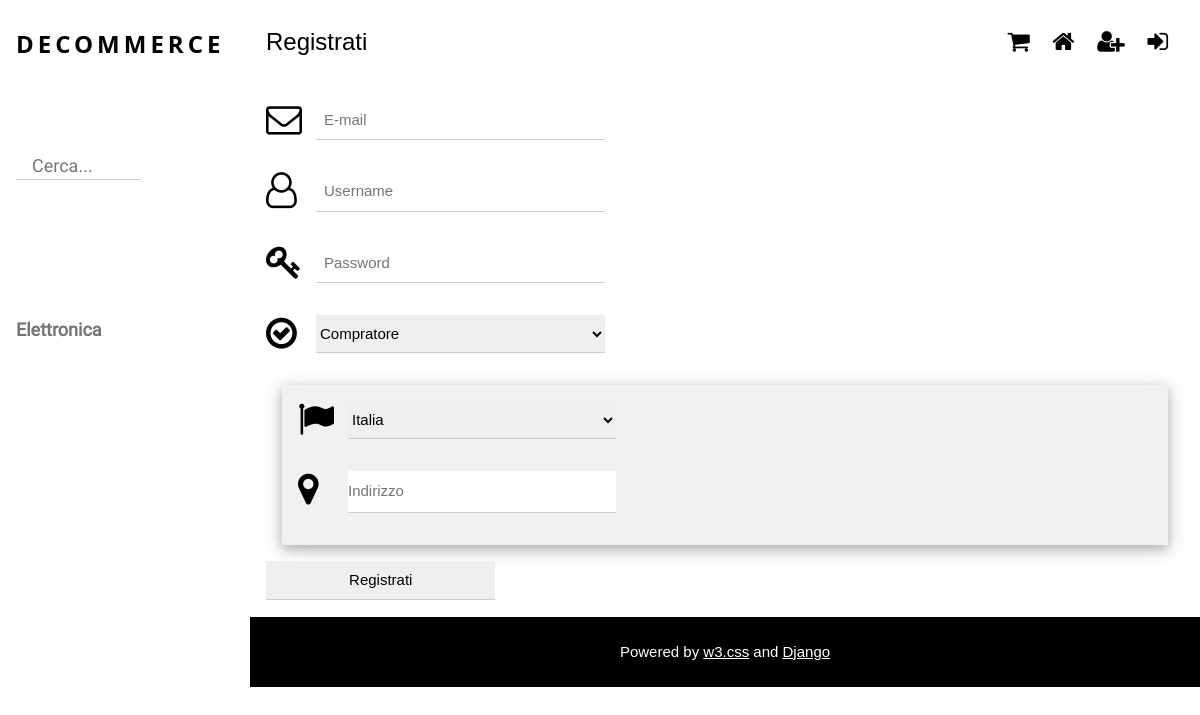
Page /register/ on the earlier database version.
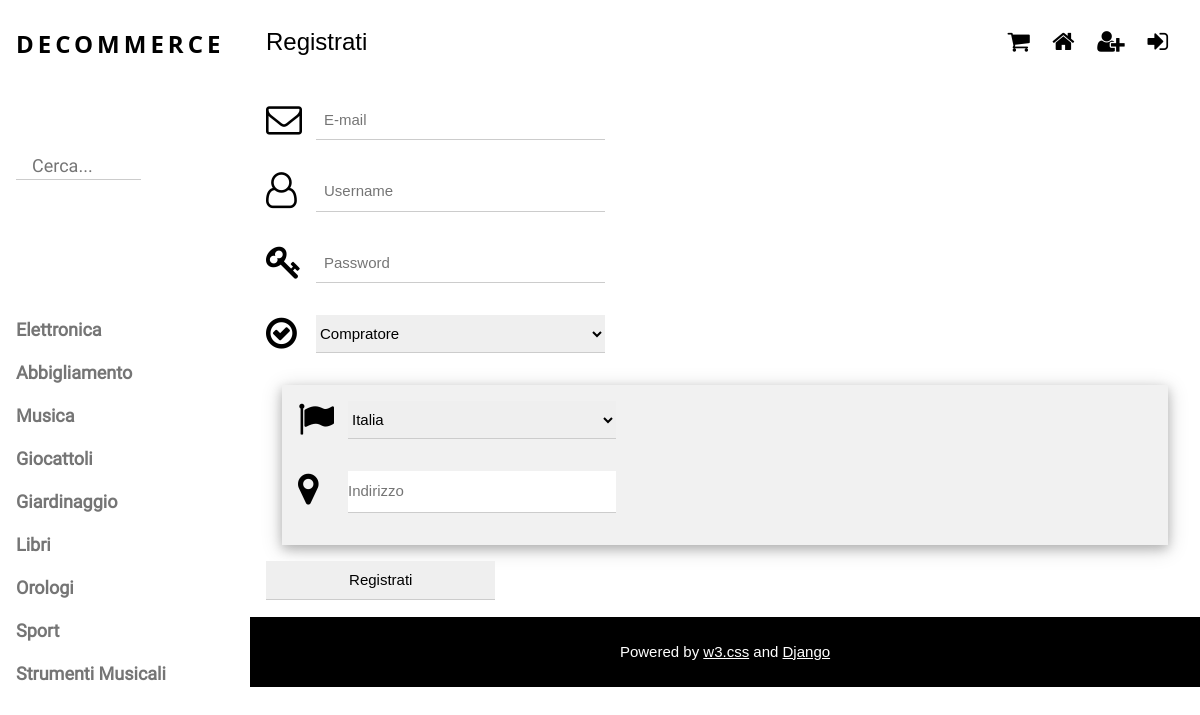
Same page on the later database version.
### decommerce/models.py (models this page shows, shortened)
class Category(models.Model):
    name = models.CharField(max_length=50, unique= True, blank= False)
    class Meta:
        verbose_name = _('category')

### decommerce/views.py (the view)
# urls.py: url(r'^register/$', views.register, name = 'register'),
def register(request):
    if request.method == 'POST':
        register_form = RegisterForm(request.POST)
        if register_form.is_valid():
            data = register_form.cleaned_data
            if User.objects.filter(email = data['mail']).exists():
                return render(request, 'decommerce/register.html', context={'form':register_form, 'categories':Category.objects.all(),
                        'registration_error':'Questo indirizzo email è già in uso'})
            try:
                user = User.objects.create_user(username=data['username'], email=data['mail'], password=data['password'])
            except IntegrityError as e:
                return render(request, 'decommerce/register.html', context={'form':register_form, 'categories':Category.objects.all(),
                    'registration_error':e.__cause__})
            if data['type'] == 'Compratore':
                userProfile = UserProfile(user = user, nationality= data['nationality'], address= data['address'])
                userProfile.save()
            elif data['type'] == 'Venditore':
                sellerProfile = SellerProfile(user = user, store_name = data['store_name'])
                sellerProfile.save()
            login(request, user)
            return HttpResponseRedirect('/')
        else:
            return render(request, 'decommerce/register.html', context={'form':register_form, 'categories':Category.objects.all(),
                'registration_error':register_form.errors})
    else:
        register_form = RegisterForm()
        categories = Category.objects.all()
        return render(request, 'decommerce/register.html', context={'form':register_form, 'categories':categories})

### decommerce/templates/decommerce/register.html (shortened to what this page needs)
{% extends 'decommerce/base.html' %}
{% block top_title %}Registrati{% endblock %}
{% block content %}
    <section class="w3-container w3-margin-bottom">
        <form method="post">
            <div class="w3-row w3-section">
                <div class="w3-col" style="width: 50px;"><i class="w3-xxlarge fa fa-envelope-o"></i></div>
                <div class="w3-rest">
                    {{ form.mail }}
                </div>
            </div>
            <div class="w3-row w3-section">
                <div class="w3-col" style="width: 50px;"><i class="w3-xxlarge fa fa-user-o"></i></div>
                <div class="w3-rest">
                    {{ form.username }}
                </div>
            </div>
            <div class="w3-row w3-section">
                <div class="w3-col" style="width: 50px;"><i class="w3-xxlarge fa fa-key"></i></div>
                <div class="w3-rest">
                    {{ form.password }}
                </div>
            </div>
            <div class="w3-row w3-section">
                <div class="w3-col" style="width: 50px;"><i class="w3-xxlarge fa fa-check-circle-o"></i></div>
                <div class="w3-rest">
                    {{ form.type }}
                </div>
            </div>
            <div id="divCompratore" class="w3-container w3-card-4 w3-light-grey w3-text-black w3-margin">
                <div class="w3-row w3-section">
                    <div class="w3-col" style="width: 50px;"><i class="w3-xxlarge fa fa-flag"></i></div>
                    <div class="w3-rest">
                        {{ form.nationality }}
                    </div>
                </div>
                <div class="w3-row w3-section">
                    <div class="w3-col" style="width: 50px;"><i class="w3-xxlarge fa fa-map-marker"></i></div>
                    <div class="w3-rest">
                        {{ form.address }}
                    </div>
                </div>
            </div>
            <input class="w3-input w3-quarter" type="submit" value="Registrati">
        </form>
    </section>
{% endblock %}

### decommerce/templates/decommerce/base.html (shortened to what this page needs)
<!DOCTYPE html>
<html lang="it">
<head>
    {% load staticfiles %}
    <link rel="stylesheet" type="text/css" href="{% static 'decommerce/w3.css' %}">
    <link rel="stylesheet" type="text/css" href="{% static 'decommerce/Roboto.css' %}">
    <link rel="stylesheet" type="text/css" href="{% static 'decommerce/Montserrat.css' %}">
    <link rel="stylesheet" type="text/css"
          href="https://cdnjs.cloudflare.com/ajax/libs/font-awesome/4.7.0/css/font-awesome.min.css">
</head>
<body class="w3-content" style="max-width: 1200px">
<nav class="w3-sidebar w3-bar-block w3-white w3-collapse w3-top" style="z-index:3;width: 250px;" id="mySidebar">
    <div class="w3-container w3-display-container w3-padding-16">
        <a href="{% url 'decommerce:index' %}" title="DECOMMERCE | Home" style="text-decoration: none"><h3 class="w3-wide"><b>DECOMMERCE</b></h3>
        </a>
    </div>
        <form id="searchForm" class="w3-padding-64 w3-large" action="{% url 'decommerce:search' %}" method="post">
        <input id="searchField" class="w3-container w3-input w3-margin-left w3-animate-input" name="search" type="search" placeholder="Cerca..."
               style="font-family: Roboto, sans-serif; width: 50%; max-width: 80%">
    </form>
    <div class="w3-padding-64 w3-large w3-text-grey" style="font-weight:bold">
        {% for category in categories %}
            {% if category.id == actual_category.id %}
                <a href="{% url 'decommerce:category' category.id %}" title="{{ category.name }}"
                   class="w3-bar-item w3-button w3-text-black">{{ category.name }}</a>
            {% else %}
                <a href="{% url 'decommerce:category' category.id %}"
                   class="w3-bar-item w3-button">{{ category.name }}</a>
            {% endif %}
        {% endfor %}
    </div>
</nav>
<div class="w3-main" id="contentDiv" style="margin-left: 250px">
    <header class="w3-container w3-xlarge w3-row">
        <p class="w3-third">{% block top_title %}{% endblock %}</p>
        <p class="w3-right" id="iconParagraph">
            <i class="fa fa-shopping-cart w3-margin-right"></i>
            <a href="{% url 'decommerce:index' %}" title="Home"><i id="homeIcon" class="fa fa-home w3-margin-right"></i></a>
            {% if request.user.is_authenticated %}
                <a href="{% url 'decommerce:profile' request.user.id %}" title="Profilo"><i id="profileIcon" class="fa fa-user w3-margin-right"></i></a>
                <a href="{% url 'decommerce:logout' %}" title="Logout"><i id="logoutIcon" class="fa fa-sign-out w3-margin-right"></i></a>
            {% else %}
                <a href="{% url 'decommerce:register' %}" title="Registrati"><i id="registerIcon" class="fa fa-user-plus w3-margin-right"></i></a>
                <a href="{% url 'decommerce:login' %}" title="Login"><i id="loginIcon" class="fa fa-sign-in w3-margin-right"></i></a>
            {% endif %}
        </p>
    </header>
    {% block content %}{% endblock %}
    <div class="w3-black w3-center w3-padding-24">Powered by
        <a href="https://www.w3schools.com/w3css/default.asp" title="W3.CSS" target="_blank" class="w3-hover-opacity">
            w3.css</a> and <a href="https://www.djangoproject.com/" title="Django" target="_blank"
                              class="w3-hover-opacity">
            Django
        </a>
    </div>
</div>
</body>
</html>

Differences in the rows shown:
added Category: name "Abbigliamento"
added Category: name "Musica"
added Category: name "Giocattoli"
added Category: name "Giardinaggio"
added Category: name "Libri"
added Category: name "Orologi"
added Category: name "Sport"
added Category: name "Strumenti Musicali"
